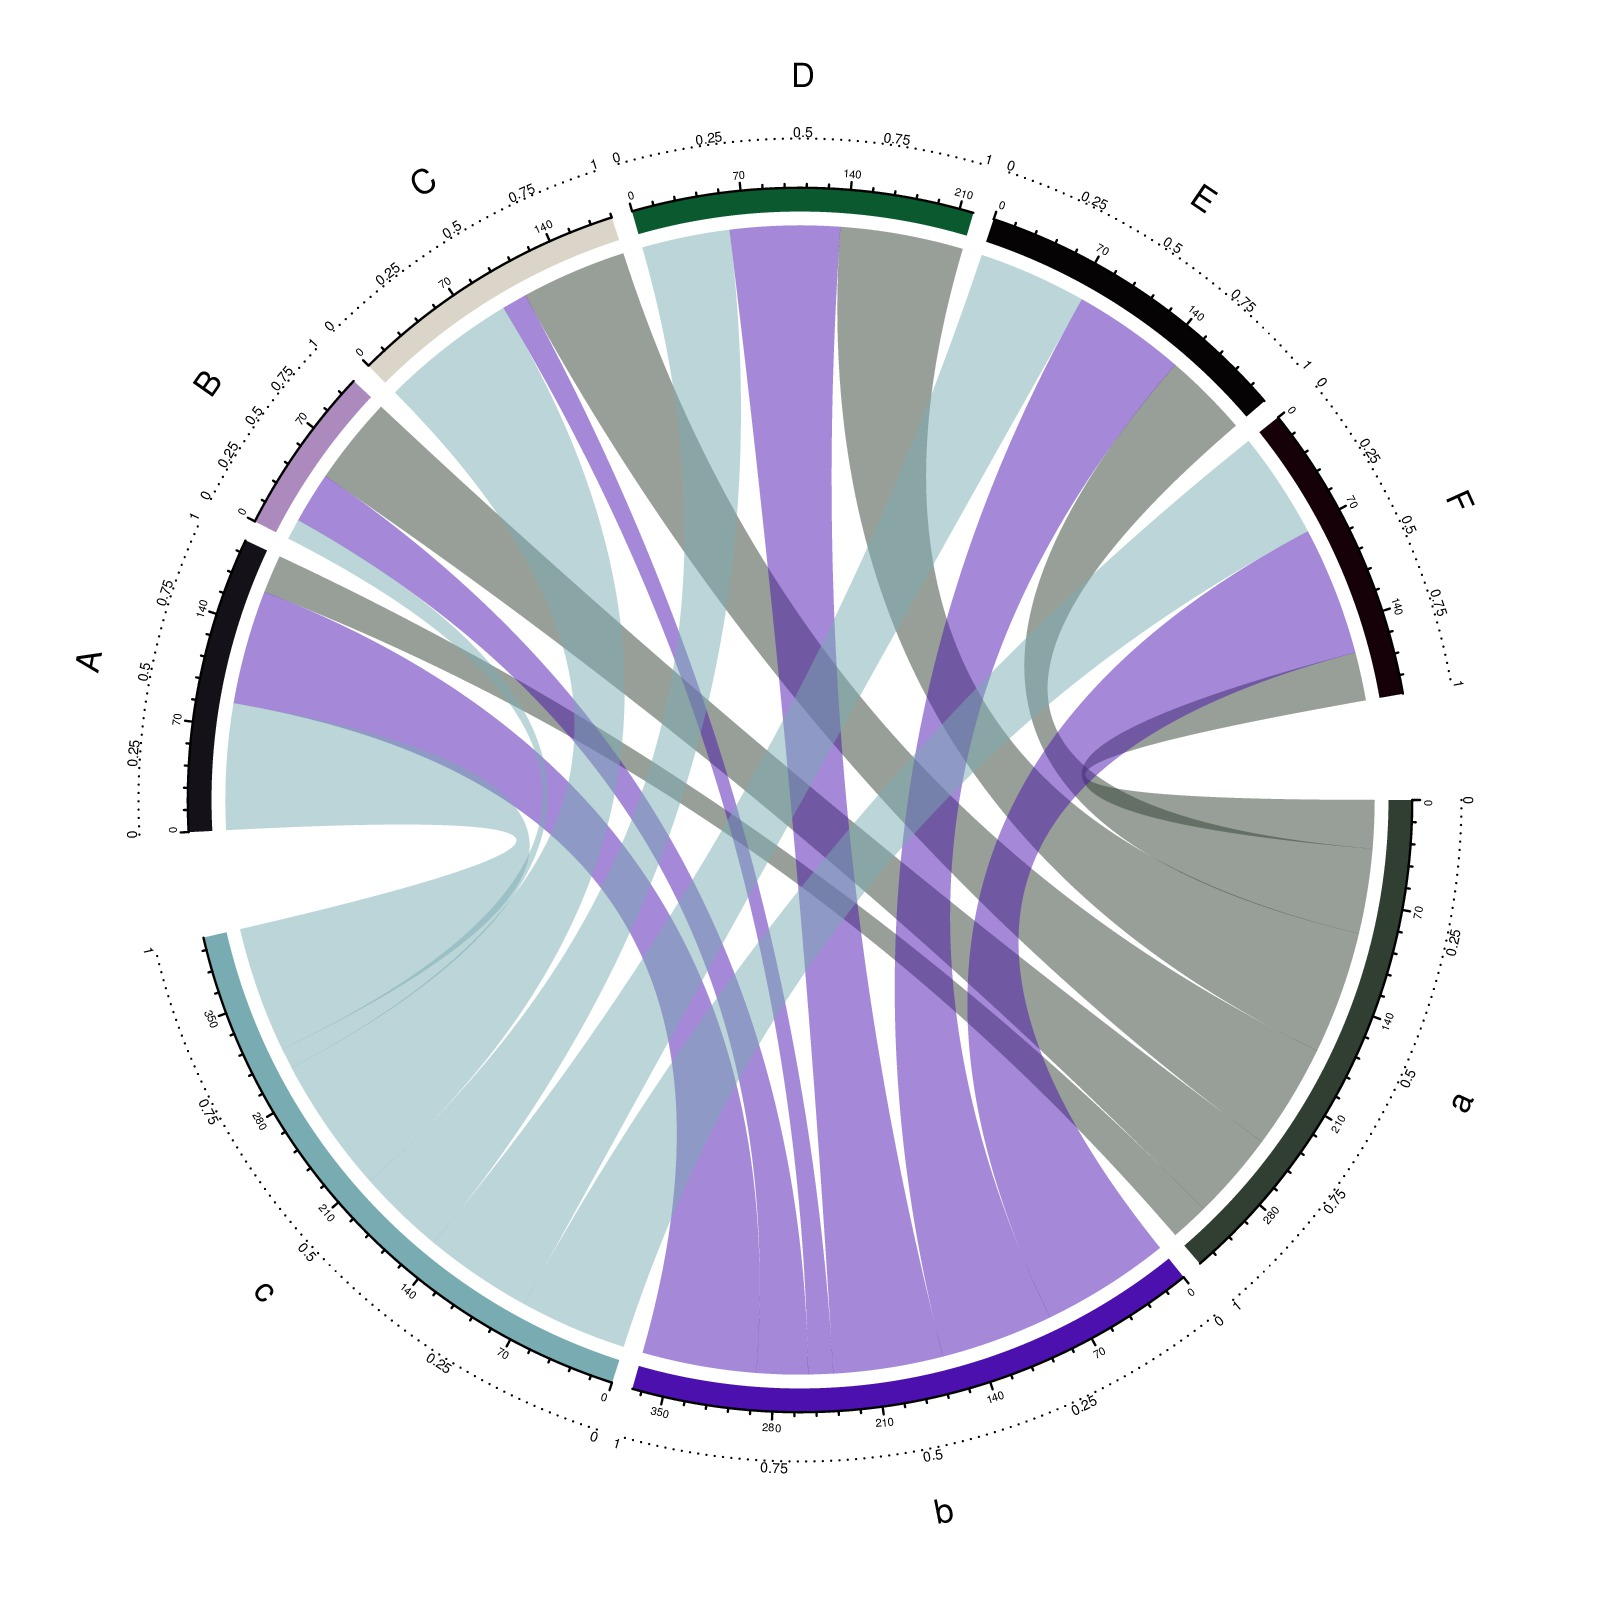

Write the R code that produced this figure.
library(circlize)

mat = matrix(sample(1:100, 18, replace = TRUE), 3, 6)
rownames(mat) = letters[1:3]
colnames(mat) = LETTERS[1:6]
rn = rownames(mat)
cn = colnames(mat)

circos.par(gap.after = c(rep(2, nrow(mat)-1), 10, rep(2, ncol(mat)-1), 10))
chordDiagram(mat, annotationTrack = "grid", transparency = 0.5,
	preAllocateTracks = list(track.height = 0.1))
for(si in get.all.sector.index()) {
	circos.axis(h = "top", labels.cex = 0.3, sector.index = si, track.index = 2)
}
circos.trackPlotRegion(track.index = 1, panel.fun = function(x, y) {
	xlim = get.cell.meta.data("xlim")
	ylim = get.cell.meta.data("ylim")
	sector.name = get.cell.meta.data("sector.index")
	
	circos.lines(xlim, c(mean(ylim), mean(ylim)), lty = 3)
	for(p in seq(0, 1, by = 0.25)) {
		circos.text(p*(xlim[2] - xlim[1]) + xlim[1], mean(ylim), p, cex = 0.4, adj = c(0.5, -0.2), niceFacing = TRUE)
	}
	circos.text(mean(xlim), 1.4, sector.name, niceFacing = TRUE)
}, bg.border = NA)
circos.clear()
